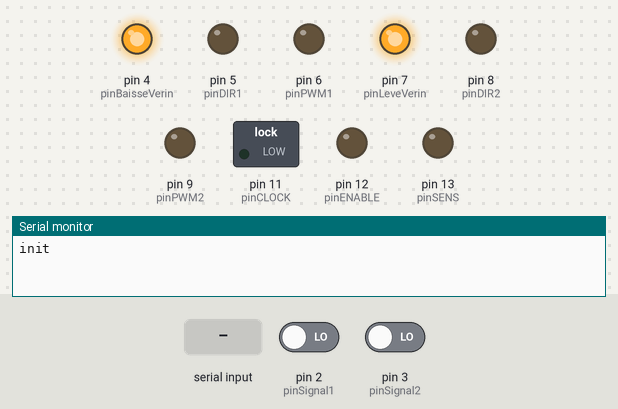
A sketch run on a simulated Arduino Uno, built with avr-gcc and run on an emulated ATmega328P. Parts: switched loads named in the sketch (green lamp = pin HIGH), output pins drawn as LEDs (lit = HIGH), the last lines printed to the serial monitor. Inputs (shaded band) come from the test bench; at power-on: pin 2 (pinSignal1) LOW, pin 3 (pinSignal2) LOW.

Above: at 2.7 s.
2.8 s: "asserv_on\n" received over Serial
At 2.93 s:
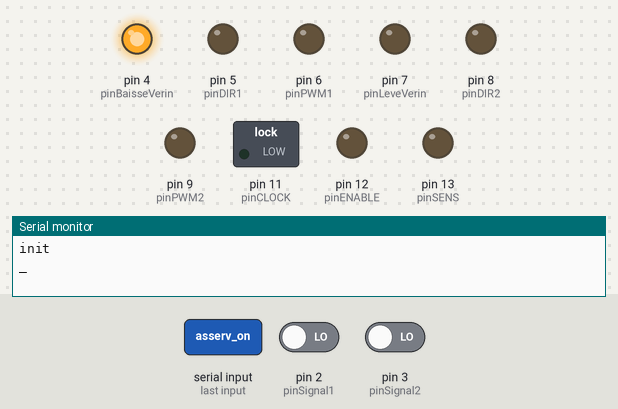
4.5 s: pin 2 (pinSignal1) driven HIGH and pin 3 (pinSignal2) driven HIGH
At 5.4 s:
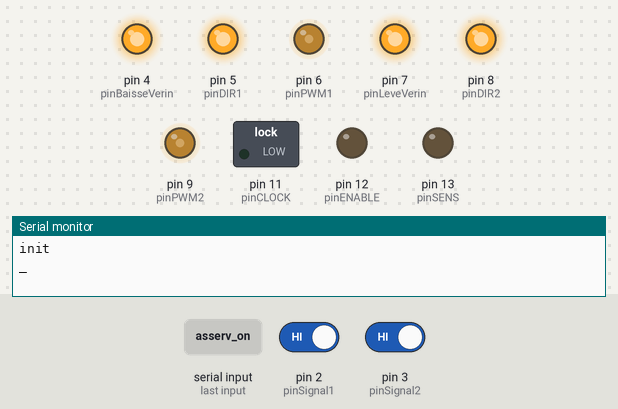
6.0 s: pin 2 (pinSignal1) driven LOW
At 6.4 s:
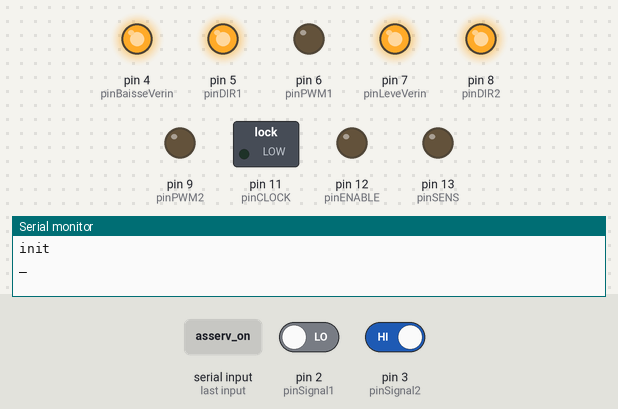
Timing chart, 0 to 8.5 s (numbered marks = the images above; inputs shaded):
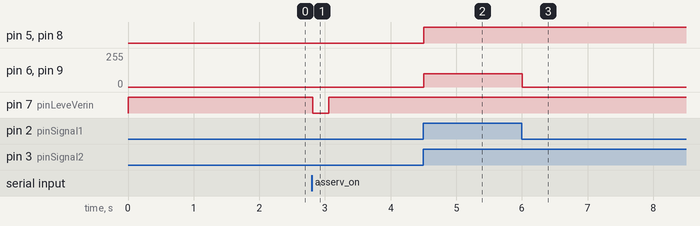

Measured:
- after the input at 2.8 s, pin 7 (pinLeveVerin): HIGH → LOW at once, → HIGH 0.25 s later
- after the input at 4.5 s, pin 5 (pinDIR1), pin 8 (pinDIR2): LOW → HIGH at once; pin 6 (pinPWM1), pin 9 (pinPWM2): 0/255 → 100/255 at once
- after the input at 6.0 s, pin 6 (pinPWM1), pin 9 (pinPWM2): 100/255 → 0/255 at once

The sketch:

imprimante.ino
```cpp
/** Timers pour interruptions régulières **/
#include <SimpleTimer.h>
SimpleTimer timerAsservPWM;
SimpleTimer timerPasAPas;

/** constantes pour les codeuses **/
const byte pinSignal1 = 2;// pin d'interruption 0 pour le premier signal
const byte pinSignal2 = 3;// pin d'interruption 1 pour le second signal

/** constantes pour le moteur à courant continu **/
const byte pinDIR1 = 5;                   // pin de direction du moteur à courant continu
const byte pinPWM1 = 6;                   // pin de PWM du moteur à courant continu
const byte pinDIR2 = 8;                   // pin de direction du moteur à courant continu
const byte pinPWM2 = 9;                   // pin de PWM du moteur à courant continu
const int frequence_asserv = 150;        // fréquence de mise à jour du PWM, en Hz
const float nb_ticks_1mm = 4.837070254;  //constante de conversion

/** constantes pour le moteur pas à pas **/
const byte pinSENS  = 13;    // pin de sens du moteur pas à pas
const byte pinCLOCK = 11;    // pin d'impulsion du moteur pas à pas
const byte pinENABLE = 12;   // pin d'activation du moteur pas à pas
const int frequence_PasAPas = 650;     // fréquence d'envoi des impulsions au pas à pas, en Hz
const float nb_pas_1mm = 100.352113; //constante de conversion

/** constantes pour les distributeurs **/
const byte pinBaisseVerin = 4;
const byte pinLeveVerin = 7;

/** constantes pour la lecture des photodiodes **/
const byte pinlecture = 10;

/** variables globales, partagées par plusieurs fonctions **/
long ticks = 0;          // ticks mesurés par l'encodeur et pris en compte par l'asservissement
long consigne_ticks = 0; // consigne reçue de position du moteur à courant continu, en ticks
//constantes d'asservissement pid
boolean asserv_enable = false;
float kp = 50.0;         // Coefficient proportionnel
float ki = 0.0;         // Coefficient intégrateur
float kd = 0.0;         // Coefficient dérivateur
byte bridage_pwm = 150;   // Valeur de bridage du PWM
int pas = 0;            // position du moteur pas à pas depuis le dernier recalage, valeur en pas
int consigne_pas = 0;   // consigne reçue de position du moteur pas à pas, en pas

//***  niveaux de prescaler  ***//
//int mode = 0b00000001; float prescaler = 64.;// 62kHz
int mode = 0b00000010; float prescaler = 8.;// 7.8kHz

/** Routine d'initialisation **/
void setup() {
    //overclock du timer (nécessaire pour le pas à pas)
    TCCR0B = TCCR0B & 0b11111000 | mode;

    //serie
    Serial.begin(9600);

    //interruptions externes (réception des ticks de la codeuse)
    attachInterrupt(0, update_ticks, CHANGE); // sur arduino duemilanove, pin2 = pin d'interruption 0
    attachInterrupt(1, update_ticks, CHANGE); //                       et pin3 = pin d'interruption 1

    //initialisation des états des broches
    pinMode(pinPWM1,  OUTPUT);
    pinMode(pinDIR1,  OUTPUT);
    pinMode(pinPWM2,  OUTPUT);
    pinMode(pinDIR2,  OUTPUT);
    pinMode(pinSENS, OUTPUT);
    pinMode(pinCLOCK, OUTPUT);
    pinMode(pinENABLE, OUTPUT);
    pinMode(pinBaisseVerin, OUTPUT);
    pinMode(pinLeveVerin, OUTPUT);

    digitalWrite(pinBaisseVerin, HIGH);
    digitalWrite(pinLeveVerin, HIGH);

    //pinMode(pinlecture, INPUT);

    //les 5 premiers bits du port C adressent la photodiode lue
    //DDRC |= 0b00011111;

    //immobilisation initiale du moteur
    analogWrite(pinPWM1, 0);
    analogWrite(pinPWM2, 0);

    // Interruptions pour calcul du PID et asservissement
    timerAsservPWM.setInterval(1000./(frequence_asserv/prescaler), asservissementPWM);
    // pour les impulsions du pas à pas (la fréquence est doublée pour générer les fronts)
    timerPasAPas.setInterval(1000./(2*frequence_PasAPas/prescaler), gestionPasAPas);

    Serial.print("init\n");
}

/** lecture (blocante) d'une ligne sur la série **/
String readLine()
{
  String inString = "";
  while (Serial.available() == 0)
  {
    // On continue à évaluer les interruptions timer
    timerAsservPWM.run();
    timerPasAPas.run();
  }
  char inChar = Serial.read();
  while (inChar != '\n' and inChar != '\r') // attente d'une fin de ligne
  {
    // On continue à évaluer les interruptions timer
    timerAsservPWM.run();
    timerPasAPas.run();
    if (Serial.available() > 0) {
      inString += (char)inChar;
      inChar = Serial.read();
    }
  }
  //acquittement de la trame
  Serial.println("_");
  return inString;
}

/** Boucle principale (protocole série) **/
void loop(){
  String msg = readLine();

  ////// PROTOCOLE FINAL //////////
  //identification de la carte
  if (msg == "?") {
    Serial.println("#");
  }

  //reset des pas
  else if (msg == "reset_pap") {
    consigne_pas = 0;
    pas = 0;
  }

  //consigne au moteur pas à pas
  else if (msg == "go_pap") {
    consigne_pas = (readLine().toInt() / 1000.0) * nb_pas_1mm;
  }

  //consigne au moteur à courant continu
  else if (msg == "go_mot") {
    consigne_ticks = (readLine().toInt() / 1000.0) * nb_ticks_1mm;
  }

  //changement de l'origine de la codeuse
  else if (msg == "set_mot") {
    float pos = (readLine().toInt() / 1000.0) * nb_ticks_1mm;
    ticks = pos;
    consigne_ticks = pos;
  }

  //activation de l'asservissement
  else if (msg == "asserv_on") {
    digitalWrite(pinLeveVerin, LOW);
    delay(2000);
    digitalWrite(pinLeveVerin, HIGH);
    asserv_enable = true;
  }

  //désactivation de l'asservissement
  else if (msg == "asserv_off") {
    asserv_enable = false;
    digitalWrite(pinLeveVerin, LOW);
    delay(2000);
    digitalWrite(pinLeveVerin, HIGH);
  }

  //déplacement en un point
  else if (msg == "aller_a") {
    consigne_pas = (readLine().toInt() / 1000.0) * nb_pas_1mm;
    consigne_ticks = (readLine().toInt() / 1000.0) * nb_ticks_1mm;
  }

  //acquittement d'arrivée
  else if (msg == "acq?") {
    if(abs(ticks - consigne_ticks) < 3 && pas == consigne_pas)
      Serial.println("1");
    else
      Serial.println("0");
  }

  //poinçonnage
  else if (msg == "poincon_bas") {
    digitalWrite(pinBaisseVerin, LOW);
  }
  else if (msg == "poincon_haut") {
    digitalWrite(pinBaisseVerin, HIGH);
    digitalWrite(pinLeveVerin, LOW);
  }
  else if (msg == "poincon_libre") {
    digitalWrite(pinLeveVerin, HIGH);
  }

  //lit les pistes et renvoit le nombre de trous lus
  else if (msg == "lecture") {
    lire_photodiodes();
  }
  //lit les ticks
  else if (msg == "ticks") {
    Serial.println(ticks
    );
  }
}

void update_ticks()
{
  //sauvegarde des états précédents des 2 signaux de la codeuse
  static int lastS1 = 0;
  static int lastS2 = 0;

  //sauvegarde du sens de parcourt de la roue codeuse
  static int sens = 0;

  //récupération de l'état des signaux de la codeuse
  int currentS1 = digitalRead(pinSignal1);
  int currentS2 = digitalRead(pinSignal2);

  //détermination du sens de rotation de la roue codeuse grace aux états des 2 signaux
  if (currentS1 != lastS1 or currentS2 != lastS2)
  {
    //incrémentation des ticks en fonction du sens de parcours
    if(lastS1 xor currentS2)
      sens = 1;
    else
      sens = -1;
  }

  //états précédents
  lastS1 = currentS1;
  lastS2 = currentS2;

  ticks += sens;
}

/** Calcul du nouveau PWM avec asservissement PID **/
void asservissementPWM()
{
  if (asserv_enable)
  {
    static long somme_erreur = 0;// pour l'intégrateur
    static long erreur_precedente = 0;  // pour le dérivateur

    // Calcul des erreurs
    long erreur = consigne_ticks - ticks;
    somme_erreur += erreur;
    long delta_erreur = erreur-erreur_precedente;
    erreur_precedente = erreur;

    // PID : calcul de la commande
    long pwm = kp*erreur + ki*somme_erreur + kd*delta_erreur;

    // Normalisation du PWM
    if(pwm < -bridage_pwm)
        pwm = -bridage_pwm;
    else if(pwm > bridage_pwm)
        pwm = bridage_pwm;

    if(abs(pwm) < kp+5)
    {
      //évite de forcer inutilement
      analogWrite(pinPWM1, 0);
      analogWrite(pinPWM2, 0);
    }

    else
    {
      //Contrôle du moteur
      if(pwm < 0)
      {
          digitalWrite(pinDIR1, HIGH);
          digitalWrite(pinDIR2, HIGH);
          analogWrite(pinPWM1, -pwm);
          analogWrite(pinPWM2, -pwm);
      }
      else
      {
          digitalWrite(pinDIR1, LOW);
          digitalWrite(pinDIR2, LOW);
          analogWrite(pinPWM1, pwm);
          analogWrite(pinPWM2, pwm);
      }
    }
  }
  else
  {
    analogWrite(pinPWM1, 0);
    analogWrite(pinPWM2, 0);
  }
}

/** Gestion de la broche Clock du moteur pas à pas **/
void gestionPasAPas()
{
  static boolean frontMontant = false;
  if (frontMontant)
    _frontMontantPAP();
  else
    _frontDescendantPAP();
  frontMontant = !frontMontant;
}

/** Envoit ou non une impulsion au moteur pas à pas **/
void _frontMontantPAP()
{
  int erreur = consigne_pas - pas;
  if (erreur < 0)
  {
      digitalWrite(pinENABLE, HIGH); //activation du moteur
      digitalWrite(pinSENS, LOW);
      digitalWrite(pinCLOCK, HIGH);
      pas--;
  }
  else if (erreur > 0)
  {
      digitalWrite(pinENABLE, HIGH); //activation du moteur
      digitalWrite(pinSENS, HIGH);
      digitalWrite(pinCLOCK, HIGH);
      pas++;
  }
  else
  {
      digitalWrite(pinENABLE, LOW); //desactivation du moteur (évite de vibrer)
  }
}

/** Remise à zéro du niveau logique (pour générer le créneau) **/
void _frontDescendantPAP()
{
  digitalWrite(pinCLOCK, LOW);
}

/** Renvoit l'état des photodiodes lues une par une **/
void lire_photodiodes()
{
  unsigned long resultat = 0;

  for(byte d=26; d>=0; d--)
  {
    //inscription de l'identifiant sur le port C (5 premiers bits)
    PORTC = (PORTC & 0b11100000) | d;

    //attente de la stabilisation du signal (~3ms)
    delay(3 * prescaler);

    //lecture et sauvegarde de l'état d'une diode
    if (digitalRead(pinlecture) == HIGH)
      resultat |= 0b1;
    resultat = resultat << 1;
  }

  //communication des états des diodes en un seul entier
  Serial.println(resultat >> 1);
}
```
